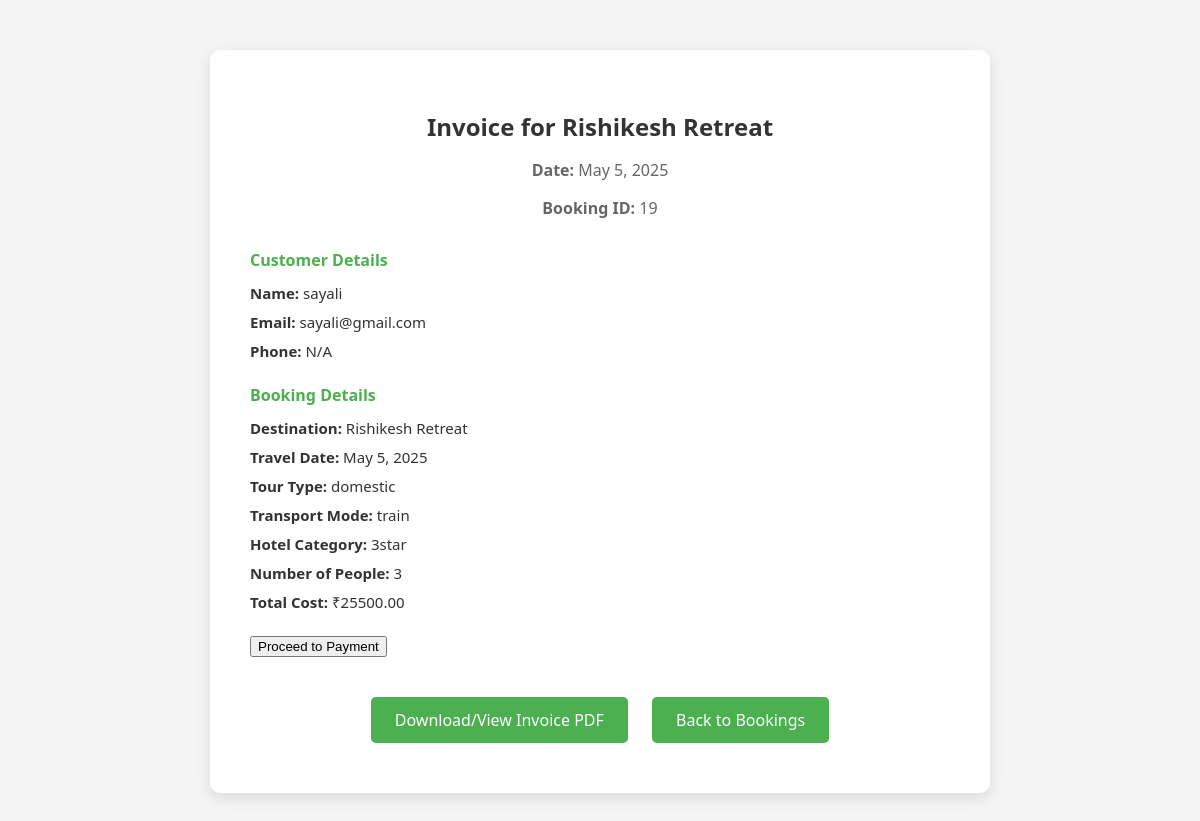
The app's page /invoice/14/ (signed in) with its own data.
### booking/models.py (models this page shows, shortened)
class Invoice(models.Model):
    booking = models.OneToOneField(TravelBooking, on_delete=models.CASCADE)
    total_cost = models.DecimalField(max_digits=10, decimal_places=2)
    invoice_date = models.DateField(auto_now_add=True)
    pdf_file = models.FileField(upload_to='invoices/', null=True, blank=True)

class TravelBooking(models.Model):
    TRANSPORT_CHOICES_DOMESTIC = [
        ('flight', 'Flight'),
        ('train', 'Train'),
    ]
    TRANSPORT_CHOICES_INTERNATIONAL = [
        ('flight', 'Flight'),
    ]
    HOTEL_CATEGORY_CHOICES = [
        ('5star', '5 Star'),
        ('4star', '4 Star'),
        ('3star', '3 Star'),
    ]
    user = models.ForeignKey(settings.AUTH_USER_MODEL, on_delete=models.CASCADE, default=None)
    tour_type = models.CharField(max_length=20, choices=Destination.TOUR_TYPE_CHOICES)
    destination = models.ForeignKey(Destination, on_delete=models.CASCADE)
    transport_mode = models.CharField(max_length=10)
    hotel_category = models.CharField(max_length=10, choices=HOTEL_CATEGORY_CHOICES)
    num_people = models.PositiveIntegerField()
    travel_date = models.DateField(default=date.today)
    total_cost = models.DecimalField(max_digits=10, decimal_places=2, default=0.00)

class Destination(models.Model):
    TOUR_TYPE_CHOICES = [
        ('domestic', 'Domestic'),
        ('international', 'International'),
    ]
    name = models.CharField(max_length=100)
    description = models.TextField(default='No description available')
    country = models.CharField(max_length=100, default='Unknown')
    image = models.ImageField(upload_to='destinations/', null=True, blank=True)
    tour_type = models.CharField(max_length=20, choices=TOUR_TYPE_CHOICES)
    price = models.DecimalField(max_digits=8, decimal_places=2, default=10000)
    duration = models.CharField(max_length=50, default='4')
    places = models.TextField(default='Unknown')

### users/models.py (models this page shows, shortened)
class User(AbstractBaseUser, PermissionsMixin):
    email = models.EmailField(unique=True)
    name = models.CharField(max_length=255)
    phone = models.CharField(max_length=15)
    is_active = models.BooleanField(default=True)
    is_staff = models.BooleanField(default=False)
    USERNAME_FIELD = 'email'
    REQUIRED_FIELDS = ['name']
    objects = CustomUserManager()

### booking/views.py (the view, shortened to what this page needs)
# urls.py: path('invoice/<int:invoice_id>/', views.invoice_detail, name='invoice_detail'),
@login_required
def invoice_detail(request, invoice_id):
    invoice = get_object_or_404(Invoice, id=invoice_id)
    return render(request, 'booking/invoice_detail.html', {'invoice': invoice})

### templates/booking/invoice_detail.html (shortened to what this page needs)
<!DOCTYPE html>
<html>
<head>
</head>
<body>
    <div class="invoice-container">
        <h2>Invoice for {{ invoice.booking.destination.name }}</h2>
        <div class="invoice-meta">
            <p><strong>Date:</strong> {{ invoice.invoice_date }}</p>
            <p><strong>Booking ID:</strong> {{ invoice.booking.id }}</p>
        </div>
        <div class="invoice-section">
            <h4>Customer Details</h4>
            <div class="invoice-detail">
                <p><strong>Name:</strong> {{ invoice.booking.user.name}}</p>
                <p><strong>Email:</strong> {{ invoice.booking.user.email }}</p>
                <p><strong>Phone:</strong> {{ invoice.booking.user.phone|default:"N/A" }}</p>
            </div>
        </div>
        <div class="invoice-section">
            <h4>Booking Details</h4>
            <div class="invoice-detail">
                <p><strong>Destination:</strong> {{ invoice.booking.destination.name }}</p>
                <p><strong>Travel Date:</strong> {{ invoice.booking.travel_date }}</p>
                <p><strong>Tour Type:</strong> {{ invoice.booking.tour_type }}</p>
                <p><strong>Transport Mode:</strong> {{ invoice.booking.transport_mode }}</p>
                <p><strong>Hotel Category:</strong> {{ invoice.booking.hotel_category }}</p>
                <p><strong>Number of People:</strong> {{ invoice.booking.num_people }}</p>
                <p><strong>Total Cost:</strong> ₹{{ invoice.total_cost }}</p>
            </div>
        </div>
    <div class="d-flex justify-content-center mt-3">
        <form action="{% url 'payment_page' %}" method="get">
            <button type="submit" class="btn btn-warning">Proceed to Payment</button>
        </form>
    </div>
        <div class="actions">
            {% if invoice.pdf_file %}
            <a href="{{ invoice.pdf_file.url }}" target="_blank">Download/View Invoice PDF</a>
            {% else %}
            <p>Invoice PDF not available.</p>
            {% endif %}
            <a href="{% url 'booking_list' %}">Back to Bookings</a>
        </div>
    </div>
</body>
</html>

### templates/booking/invoice_detail.html (style rules this page uses)
body { font-family: 'Segoe UI', Tahoma, Geneva, Verdana, sans-serif; background-color: #f4f4f4; margin: 0; padding: 0; }
.invoice-container { max-width: 700px; margin: 50px auto; background: white; padding: 40px; border-radius: 10px; box-shadow: 0 5px 15px rgba(0, 0, 0, 0.1); }
h2 { text-align: center; color: #333; margin-bottom: 10px; }
.invoice-meta { text-align: center; margin-bottom: 30px; color: #666; }
.invoice-section { margin-bottom: 20px; }
.invoice-section h4 { margin-bottom: 10px; color: #4CAF50; }
.invoice-detail p { font-size: 15px; margin: 5px 0; line-height: 1.6; color: #333; }
.actions { text-align: center; margin-top: 30px; }
.actions a { display: inline-block; padding: 12px 24px; margin: 10px; text-decoration: none; background: #4CAF50; color: white; border-radius: 5px; transition: background 0.3s; }

### records on screen
Invoice: booking.destination.name "Rishikesh Retreat", invoice_date "May 5, 2025", booking.id "19", booking.user.name "sayali", booking.user.email "sayali@gmail.com", booking.user.phone "N/A", booking.travel_date "May 5, 2025", booking.tour_type "domestic", booking.transport_mode "train", booking.hotel_category "3star", booking.num_people "3", total_cost "25500.00"
